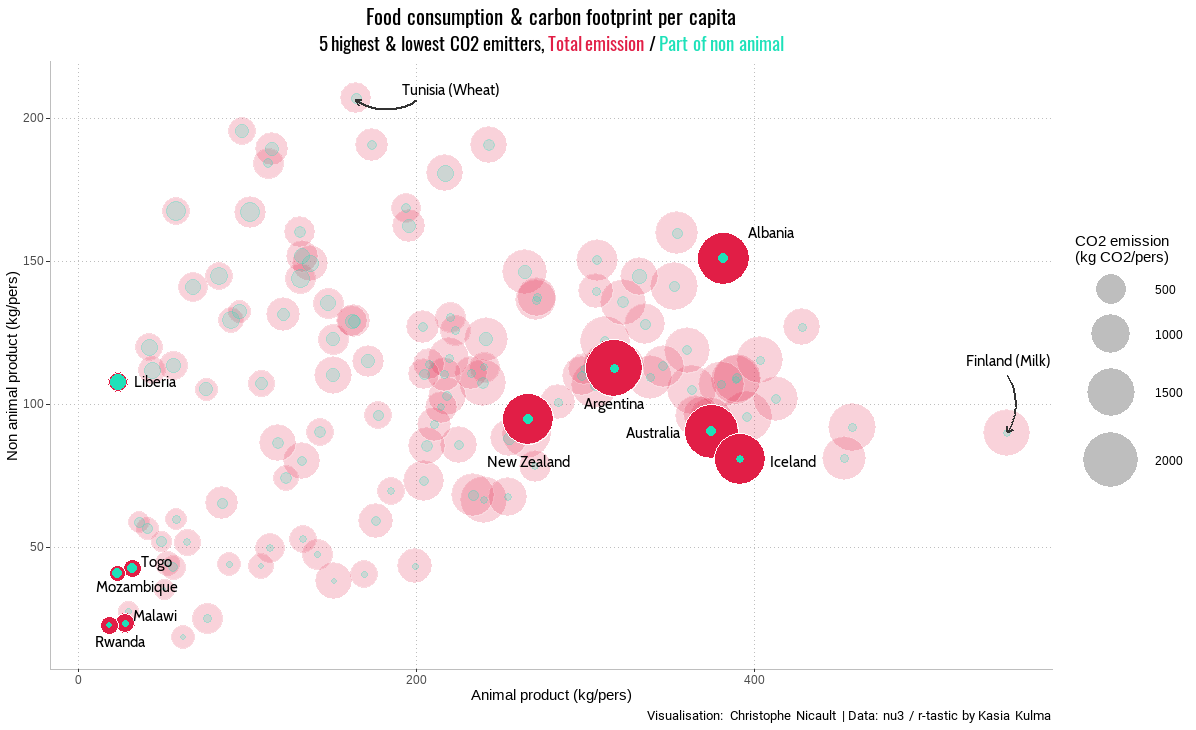

Generate this figure with R:
# title: "Tidy Tuesday - 	Food Consumption"
# author: "Christophe Nicault"
# date: "20 February 2020"

# Get the Data
library(tidyverse)
library(scales)
library(ggtext)
library(showtext)

font_add_google("Roboto", "roboto")
font_add_google("Oswald", "oswald")
font_add_google("Cabin", "cabin")

food_consumption <- readr::read_csv('https://raw.githubusercontent.com/rfordatascience/tidytuesday/master/data/2020/2020-02-18/food_consumption.csv')

food_consumption <- food_consumption %>%
  rename(co2_emission = co2_emmission)

fd_wide <- food_consumption %>%
  pivot_wider(names_from = "food_category", values_from = c("consumption", "co2_emission"))


# totals for consumption
cons <- fd_wide %>%
  select(starts_with("consumption")) %>%
  mutate(cons_animal = rowSums(select(., 1:7)),
         cons_nonanimal = rowSums(select(., 8:11)),
         cons_total = rowSums(select(., 1:11))) %>% 
  select(cons_animal, cons_nonanimal, cons_total)

# totol for co2 emission
co2 <- fd_wide %>%
  select(starts_with("co2")) %>%
  mutate(co2_animal = rowSums(select(., 1:7)),
         co2_nonanimal = rowSums(select(., 8:11)),
         co2_total = rowSums(select(., 1:11))) %>% 
  select(co2_animal, co2_nonanimal, co2_total)

fd_wide <- fd_wide %>% 
  bind_cols(cons) %>%
  bind_cols(co2)


# Separate in 3 groups, highest emitters, lowest and all the others
highest <- fd_wide %>%
  top_n(5, co2_total)

lowest <- fd_wide %>%
  top_n(-5, co2_total)

other <- fd_wide[6:nrow(fd_wide)-5,]


# Focus on the 2 outliers
outliers <- tibble(x = c(220, 550),
                   y = c(210, 115),
                   label = c("Tunisia (Wheat)", "Finland (Milk)"))
arrows <- tibble(x = c(200, 550),
                 y = c(206, 110),
                 xend = c(164, 550),
                 yend = c(206, 90))

# Coordinates for the labels (with datapasta)
#lowest %>%select(country, cons_animal, cons_nonanimal) %>% dpasta()
lowest_lab <- tibble::tribble(
  ~country, ~cons_animal, ~cons_nonanimal,
  "Malawi",        32,           26,
  "Rwanda",        10,           17,
  "Togo",          37,           45,
  "Mozambique",    10,           36,
  "Liberia",       33,          107.64
)


#highest %>%select(country, cons_animal, cons_nonanimal) %>% dpasta()
highest_lab <- tibble::tribble(
  ~country,  ~cons_animal, ~cons_nonanimal,
  "Argentina",     317,          100,
  "Australia",     340,           90,
  "Albania",       410,          160,
  "Iceland",       423,           80,
  "New Zealand",   266,           80
)

# Color selection
col_total <- "#e11e46"
col_nonanimal <- "#1ee1b9"


x11(type = "cairo")
showtext_auto()
other %>%
  ggplot() +
  geom_point(aes(cons_animal, cons_nonanimal, size = co2_total), color = "white", fill = col_total, shape = 21, alpha = 0.2)+
  geom_point(aes(cons_animal, cons_nonanimal, size = co2_nonanimal), color = col_nonanimal, fill = col_nonanimal, shape = 21, alpha = 0.2)+
  geom_point(data = highest, aes(cons_animal, cons_nonanimal, size = co2_total), color = "white", fill = col_total, shape = 21)+
  geom_point(data = highest, aes(cons_animal, cons_nonanimal, size = co2_nonanimal), color = col_nonanimal, fill = col_nonanimal, shape = 21)+
  geom_text(data = highest_lab, aes(cons_animal, cons_nonanimal, label = country), family = "cabin")+
  geom_point(data = lowest, aes(cons_animal, cons_nonanimal, size = co2_total), color = "white", fill = col_total, shape = 21)+
  geom_point(data = lowest, aes(cons_animal, cons_nonanimal, size = co2_nonanimal), color = col_nonanimal, fill = col_nonanimal, shape = 21)+
  geom_text(data = lowest_lab, aes(cons_animal, cons_nonanimal, label = country), family = "cabin", hjust = 0)+
  geom_text(data = outliers, aes(x, y, label = label), family = "cabin")+
  geom_curve(data = arrows, aes(x = x, y = y, xend = xend, yend = yend), arrow = arrow(length = unit(0.07, "inch")),
             size = 1, color = "gray20", curvature = -0.3)+
  scale_size_continuous(range = c(1,20)) +
  labs(title = "Food consumption & carbon footprint per capita",
       subtitle = "5 highest & lowest CO2 emitters, <span style = 'color:\"#e11e46\"'>Total emission</span> / <span style = 'color:\"#1ee1b9\"'>Part of non animal</span>",
       x = "Animal product (kg/pers)",
       y = "Non animal product (kg/pers)",
       size = "CO2 emission\n(kg CO2/pers)",
       caption = "Visualisation: Christophe Nicault | Data: nu3 / r-tastic by Kasia Kulma") +
  theme(panel.background = element_blank(),
        plot.title = element_textbox(color = "black", hjust = 0.5, size = 16, lineheight = 1, family = "oswald"),
        plot.subtitle = element_textbox(color = "black", hjust = 0.5, size = 14, lineheight = 1, family = "oswald"),
        plot.caption = element_textbox(color = "black", size = 10, lineheight = 1, family = "roboto"),
        axis.line = element_line(color = "grey"),
        panel.grid.major = element_line(color = "grey", linetype = "dotted"),
        legend.key = element_blank()) +
  guides(fill = NA, size = guide_legend(override.aes = list(alpha = 1, color = NA, fill = "grey")))
  
